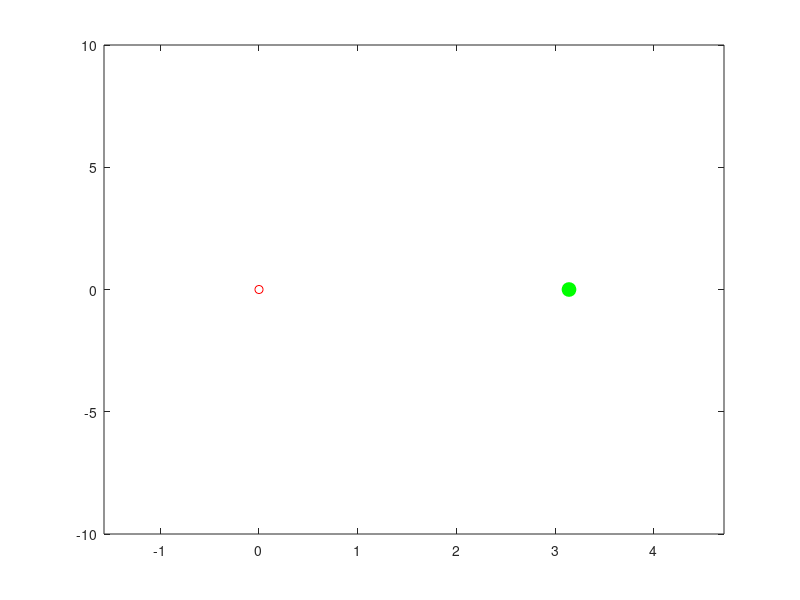

Reproduce this figure in MATLAB. (Note: this script raises an error after producing the figure.)
%% Code setup (Do not modify, but please read) %%%%%%%%%%%%%%%%%%%%%%%%%%%%%%%%%%%%%%%%%%%%%

% Bounds on world
world_bounds_th = [-pi/2,(3/2)*pi];
world_bounds_thdot = [-10,10];

% Start and goal positions
figure(1); clf;
xy_start = [0;0]; plot(xy_start(1),xy_start(2),'bo','MarkerFaceColor','b','MarkerSize',10);
xy_goal = [pi;0]; plot(xy_goal(1),xy_goal(2),'go','MarkerFaceColor','g','MarkerSize',10); drawnow;

% Initialize RRT. The RRT will be represented as a 2 x N list of points. So
% each column represents a vertex of the tree.
rrt_verts = zeros(2,1000);
rrt_verts(:,1) = xy_start;
N = 1;
nearGoal = false; % This will be set to true if goal has been reached
minDistGoal = 0.25; % This is the convergence criterion. We will declare
                    % success when the tree reaches within 0.25 in distance
                    % from the goal. DO NOT MODIFY.


%% %%%%%%%%%%%%%%%%%%%%%%%%%%%%%%%%%%%%%%%%%%%%%%%%%%%%%%%%%%%%%%%%%%%%%%%%%%%%%%%%%%%%%%%%%%%%

%% FILL ME IN %%%%%%%%%%%%%%%%%%%%%%%%%%%%%%%%%%%%%%%%%%%%%%%%%%%%%%%%%%%%%%%%%%%%%%%%%%%%%%%%%
% Choose one of these methods
method = 'euclidean'; % Euclidean distance metric (part b of problem)
% method = 'lqr'; % LQR distance metric (part d of problem)
%% %%%%%%%%%%%%%%%%%%%%%%%%%%%%%%%%%%%%%%%%%%%%%%%%%%%%%%%%%%%%%%%%%%%%%%%%%%%%%%%%%%%%%%%%%%%%


figure(1); hold on;
axis([world_bounds_th, world_bounds_thdot]);
 hxy = plot(0,0,'ro');
% RRT algorithm
while ~nearGoal
    % Sample point
    rnd = rand(1);
    % With probability 0.05, sample the goal. This promotes movement to the
    % goal.
    if rnd < 0.05
        xy = xy_goal;
    else
        % Sample from space with probability 0.95
        xs = (world_bounds_th(2) - world_bounds_th(1))*rand(1) + world_bounds_th(1);
        ys = (world_bounds_thdot(2) - world_bounds_thdot(1))*rand(1) + world_bounds_thdot(1);
        xy = [xs;ys];
    end
    
    %% FILL ME IN %%%%%%%%%%%%%%%%%%%%%%%%%%%%%%%%%%%%%%%%%%%%%%%%%%%%%%%%%%%%%%%%%%%%%%%%%%
    if strcmp(method, 'euclidean')
        closest_vert = closestVertexEuclidean(rrt_verts(:,1:N),xy); % Write this function
    elseif strcmp(method, 'lqr')
        [closest_vert,K] = closestVertexLQR(rrt_verts(:,1:N),xy); % Write this function
    end
    %%%%%%%%%%%%%%%%%%%%%%%%%%%%%%%%%%%%%%%%%%%%%%%%%%%%%%%%%%%%%%%%%%%%%%%%%%%%%%%%%%%%%%%%
    
    %% FILL ME IN %%%%%%%%%%%%%%%%%%%%%%%%%%%%%%%%%%%%%%%%%%%%%%%%%%%%%%%%%%%%%%%%%%%%%%%%%%
    if strcmp(method, 'euclidean')
        new_vert = extendEuclidean(closest_vert,xy); % Write this function
    else
        new_vert = extendLQR(closest_vert,xy,K); % Write this function
    end
        
    delete(hxy);
    figure(1);
    hxy = plot(xy(1),xy(2),'r.');axis([world_bounds_th, world_bounds_thdot]); 

    
    %%%%%%%%%%%%%%%%%%%%%%%%%%%%%%%%%%%%%%%%%%%%%%%%%%%%%%%%%%%%%%%%%%%%%%%%%%%%%%%%%%%%
    
     
    % Plot extension (Comment the next few lines out if you want your code to
    % run a bit quicker. The plotting is useful for debugging though.)
    figure(1)
    hold on
    plot(new_vert(1),new_vert(2),'bo','MarkerFaceColor','b','MarkerSize',5);
    % Plot line (but only if we are not wrapping to the other side of the
    % plot)
    if abs(closest_vert(1) - new_vert(1)) < 0.75*(2*pi)
        line([closest_vert(1),new_vert(1)],[closest_vert(2),new_vert(2)]);
    end
    axis([world_bounds_th, world_bounds_thdot]);

    
    %% DO NOT MODIFY THIS %%%%%%%%%%%%%%%%%%%%%%%%%%%%%%%%%%%%%%%%%%%%%%%%%%%%%%%%%%%%%%%
    % If it is collision free, add it to tree    
    N = N+1;
    if N > size(rrt_verts,2)
        rrt_verts = [rrt_verts zeros(size(rrt_verts))];
    end
    rrt_verts(:,N) = new_vert;
    
    % Check if we have reached goal
    if norm(xy_goal-new_vert) < minDistGoal
        break;
    end
    
    %%%%%%%%%%%%%%%%%%%%%%%%%%%%%%%%%%%%%%%%%%%%%%%%%%%%%%%%%%%%%%%%%%%%%%%%%%%%%%%%%%%%%%
        
       
end

% Plot vertices in RRT
hold on;
plot(rrt_verts(1,:),rrt_verts(2,:),'bo','MarkerFaceColor','b','MarkerSize',5);

